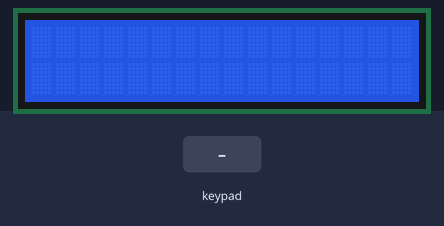
A sketch run on a simulated ESP32. Shown: 16×2 character LCD. The test bench sets the inputs (shaded band).

Above: at 1.2 s.
1.3 s: keypad keys 1 3 1 2 1 4 2 7 * pressed 0.4 s apart
At 5.5 s:
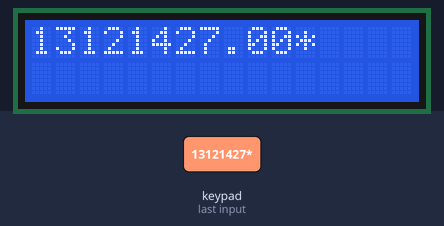
6.4 s: key 'A' pressed
At 7.0 s:
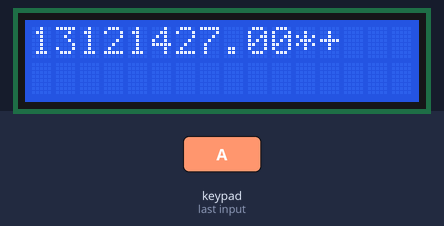
7.9 s: key 'C' pressed
9.4 s: keypad keys 1 3 1 2 1 4 2 7 A pressed 0.4 s apart
At 14.0 s:
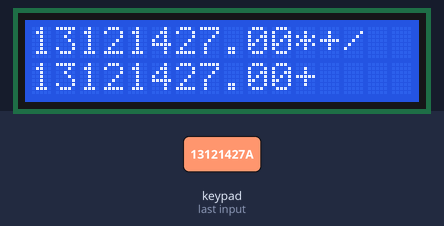
14.5 s: keypad keys 1 3 1 2 1 4 2 7 D pressed 0.4 s apart
At 16.3 s:
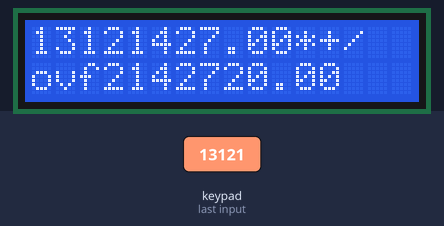
21.1 s: key 'D' pressed
At 22.3 s:
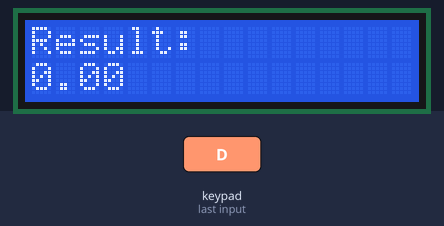
Timing chart, 0 to 24.1 s (numbered marks = the images above; inputs shaded):
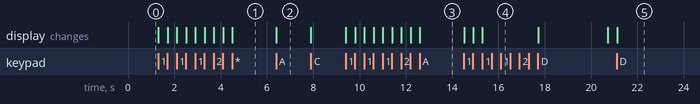

The sketch:

calculator.ino
```cpp
#include <Keypad.h>
#include <LiquidCrystal_I2C.h>

#define ROWS 4
#define COLS 4
#define MULTIPLICATION '*'
#define ADDITION 'A'
#define SUBTRACTION 'B'
#define DIVISION 'C'
#define RESULT 'D'
#define CLEAR '#'

char keys[ROWS][COLS] = {
  {'1', '2', '3', 'A'},
  {'4', '5', '6', 'B'},
  {'7', '8', '9', 'C'},
  {'*', '0', '#', 'D'}
};

byte rowPins[ROWS] = {13, 12, 14, 27};
byte colPins[COLS] = {26, 25, 33, 32};

Keypad keypad = Keypad(makeKeymap(keys), rowPins, colPins, ROWS, COLS);

LiquidCrystal_I2C lcd(0x27, 16, 2);

float num1 = 0;
float num2 = 0;
// kalo masih \0 berarti operator belum di tekan dan masih kumpulan angka pertama
char operatorKey = '\0';

void setup() {
  lcd.init();
  lcd.backlight();
  lcd.setCursor(0, 0);
  lcd.clear();
}

void loop() {
  char key = keypad.getKey();

  if (!key) {
    return;
  }

  if (key >= '0' && key <= '9') {
    if (operatorKey == '\0') {
      num1 = (num1 * 10) + (key - '0'); // konversi char ke int
      lcd.setCursor(0, 0);
      lcd.print(num1);
    } else {
      num2 = (num2 * 10) + (key - '0'); // konversi char ke int
      lcd.setCursor(0, 1);
      lcd.print(num2);
    }
  }

  if (key == ADDITION || key == SUBTRACTION || key == MULTIPLICATION || key == DIVISION) {
    operatorKey = key;

    if (key == ADDITION) {
      lcd.print("+");
    } else if (key == SUBTRACTION) {
      lcd.print("-");
    } else if (key == MULTIPLICATION) {
      lcd.print("*");
    } else if (key == DIVISION) {
      lcd.print("/");
    }
  }

  if (key == RESULT) {
    bool hasZeroDivisionError = false;
    float result = 0;

    if (operatorKey == ADDITION) {
      result = num1 + num2;
    } else if (operatorKey == SUBTRACTION) {
      result = num1 - num2;
    } else if (operatorKey == MULTIPLICATION) {
      result = num1 * num2;
    } else if (operatorKey == DIVISION) {
      if (num2 == 0) {
        hasZeroDivisionError = true;
      }

      result = num2 != 0 ? num1 / num2 : 0;
    }

    lcd.clear();
    lcd.setCursor(0, 0);
    lcd.print("Result: ");
    lcd.setCursor(0, 1);

    if (hasZeroDivisionError) {
      lcd.print("Zero Div Error!");
    } else {
      lcd.print(result);
    }

    delay(3000);
    lcd.clear();
    resetNumsAndOperator();
  }

  if (key == CLEAR) {
    lcd.clear();
    resetNumsAndOperator();
  }
}

void resetNumsAndOperator() {
  num1 = 0;
  num2 = 0;
  operatorKey = '\0';
}
```

Measured:
- after the input at 1.3 s, the display: first changes at once (image 1 shows a later state)
- after the input at 6.4 s, the display: changes at once (image 2)
- after the input at 9.4 s, the display: first changes at once (image 3 shows a later state)
- after the input at 14.5 s, the display: first changes at once (image 4 shows a later state)
- after the input at 21.1 s, the display: changes at once (image 5)
